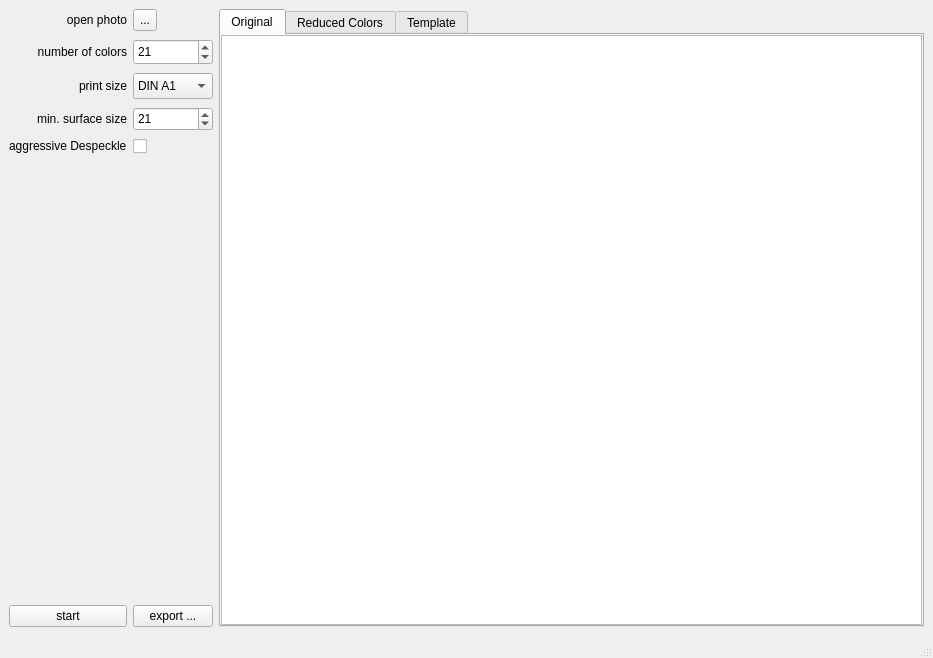
<?xml version="1.0" encoding="UTF-8"?>
<ui version="4.0">
 <class>MainWindow</class>
 <widget class="QMainWindow" name="MainWindow">
  <property name="geometry">
   <rect>
    <x>0</x>
    <y>0</y>
    <width>933</width>
    <height>658</height>
   </rect>
  </property>
  <property name="windowTitle">
   <string>Color Photo By Number</string>
  </property>
  <widget class="QWidget" name="centralwidget">
   <layout class="QGridLayout" name="gridLayout">
    <item row="0" column="1">
     <widget class="QTabWidget" name="tabWidget">
      <property name="currentIndex">
       <number>0</number>
      </property>
      <widget class="QWidget" name="tabOriginal">
       <property name="sizePolicy">
        <sizepolicy hsizetype="Expanding" vsizetype="Expanding">
         <horstretch>0</horstretch>
         <verstretch>0</verstretch>
        </sizepolicy>
       </property>
       <property name="layoutDirection">
        <enum>Qt::LeftToRight</enum>
       </property>
       <attribute name="title">
        <string>Original</string>
       </attribute>
       <layout class="QVBoxLayout" name="verticalLayout">
        <property name="leftMargin">
         <number>0</number>
        </property>
        <property name="topMargin">
         <number>0</number>
        </property>
        <property name="rightMargin">
         <number>0</number>
        </property>
        <property name="bottomMargin">
         <number>0</number>
        </property>
        <item>
         <widget class="QGraphicsView" name="graphicsViewOriginal"/>
        </item>
       </layout>
      </widget>
      <widget class="QWidget" name="tabReducedColors">
       <property name="sizePolicy">
        <sizepolicy hsizetype="Expanding" vsizetype="Expanding">
         <horstretch>0</horstretch>
         <verstretch>0</verstretch>
        </sizepolicy>
       </property>
       <attribute name="title">
        <string>Reduced Colors</string>
       </attribute>
       <layout class="QVBoxLayout" name="verticalLayout_2">
        <property name="leftMargin">
         <number>0</number>
        </property>
        <property name="topMargin">
         <number>0</number>
        </property>
        <property name="rightMargin">
         <number>0</number>
        </property>
        <property name="bottomMargin">
         <number>0</number>
        </property>
        <item>
         <widget class="QGraphicsView" name="graphicsViewReducedColors"/>
        </item>
       </layout>
      </widget>
      <widget class="QWidget" name="tabTemplate">
       <property name="sizePolicy">
        <sizepolicy hsizetype="Expanding" vsizetype="Expanding">
         <horstretch>0</horstretch>
         <verstretch>0</verstretch>
        </sizepolicy>
       </property>
       <attribute name="title">
        <string>Template</string>
       </attribute>
       <layout class="QVBoxLayout" name="verticalLayout_3">
        <property name="leftMargin">
         <number>0</number>
        </property>
        <property name="topMargin">
         <number>0</number>
        </property>
        <property name="rightMargin">
         <number>0</number>
        </property>
        <property name="bottomMargin">
         <number>0</number>
        </property>
        <item>
         <widget class="QGraphicsView" name="graphicsViewTemplate"/>
        </item>
       </layout>
      </widget>
     </widget>
    </item>
    <item row="0" column="0">
     <layout class="QHBoxLayout" name="horizontalLayout">
      <item>
       <layout class="QVBoxLayout" name="verticalLayoutLeft">
        <property name="spacing">
         <number>8</number>
        </property>
        <item>
         <widget class="QLabel" name="labelOpenPhoto">
          <property name="sizePolicy">
           <sizepolicy hsizetype="Preferred" vsizetype="Fixed">
            <horstretch>0</horstretch>
            <verstretch>0</verstretch>
           </sizepolicy>
          </property>
          <property name="minimumSize">
           <size>
            <width>0</width>
            <height>22</height>
           </size>
          </property>
          <property name="text">
           <string>open photo</string>
          </property>
          <property name="alignment">
           <set>Qt::AlignRight|Qt::AlignTrailing|Qt::AlignVCenter</set>
          </property>
         </widget>
        </item>
        <item>
         <widget class="QLabel" name="labelNumberOfColors">
          <property name="sizePolicy">
           <sizepolicy hsizetype="Preferred" vsizetype="Fixed">
            <horstretch>0</horstretch>
            <verstretch>0</verstretch>
           </sizepolicy>
          </property>
          <property name="minimumSize">
           <size>
            <width>0</width>
            <height>26</height>
           </size>
          </property>
          <property name="text">
           <string>number of colors</string>
          </property>
          <property name="alignment">
           <set>Qt::AlignRight|Qt::AlignTrailing|Qt::AlignVCenter</set>
          </property>
         </widget>
        </item>
        <item>
         <widget class="QLabel" name="labelPrintSize">
          <property name="sizePolicy">
           <sizepolicy hsizetype="Preferred" vsizetype="Fixed">
            <horstretch>0</horstretch>
            <verstretch>0</verstretch>
           </sizepolicy>
          </property>
          <property name="minimumSize">
           <size>
            <width>0</width>
            <height>26</height>
           </size>
          </property>
          <property name="text">
           <string>print size</string>
          </property>
          <property name="alignment">
           <set>Qt::AlignRight|Qt::AlignTrailing|Qt::AlignVCenter</set>
          </property>
         </widget>
        </item>
        <item>
         <widget class="QLabel" name="labelMinSurfaceSize">
          <property name="sizePolicy">
           <sizepolicy hsizetype="Preferred" vsizetype="Fixed">
            <horstretch>0</horstretch>
            <verstretch>0</verstretch>
           </sizepolicy>
          </property>
          <property name="minimumSize">
           <size>
            <width>0</width>
            <height>24</height>
           </size>
          </property>
          <property name="text">
           <string>min. surface size</string>
          </property>
          <property name="alignment">
           <set>Qt::AlignRight|Qt::AlignTrailing|Qt::AlignVCenter</set>
          </property>
         </widget>
        </item>
        <item>
         <widget class="QLabel" name="label">
          <property name="text">
           <string>aggressive Despeckle</string>
          </property>
         </widget>
        </item>
        <item>
         <spacer name="verticalSpacerLeft">
          <property name="orientation">
           <enum>Qt::Vertical</enum>
          </property>
          <property name="sizeHint" stdset="0">
           <size>
            <width>20</width>
            <height>40</height>
           </size>
          </property>
         </spacer>
        </item>
        <item>
         <widget class="QPushButton" name="pushButtonStart">
          <property name="text">
           <string>start</string>
          </property>
         </widget>
        </item>
       </layout>
      </item>
      <item>
       <layout class="QVBoxLayout" name="verticalLayoutRight">
        <property name="spacing">
         <number>8</number>
        </property>
        <item>
         <widget class="QToolButton" name="toolButtonOpenPhoto">
          <property name="minimumSize">
           <size>
            <width>0</width>
            <height>22</height>
           </size>
          </property>
          <property name="maximumSize">
           <size>
            <width>16777215</width>
            <height>22</height>
           </size>
          </property>
          <property name="text">
           <string>...</string>
          </property>
         </widget>
        </item>
        <item>
         <widget class="QSpinBox" name="spinBoxNumberOfColors">
          <property name="minimumSize">
           <size>
            <width>0</width>
            <height>26</height>
           </size>
          </property>
          <property name="maximumSize">
           <size>
            <width>16777215</width>
            <height>26</height>
           </size>
          </property>
          <property name="minimum">
           <number>1</number>
          </property>
          <property name="maximum">
           <number>100</number>
          </property>
          <property name="value">
           <number>21</number>
          </property>
         </widget>
        </item>
        <item>
         <widget class="QComboBox" name="comboBoxPrintSize">
          <property name="sizePolicy">
           <sizepolicy hsizetype="Preferred" vsizetype="Fixed">
            <horstretch>0</horstretch>
            <verstretch>0</verstretch>
           </sizepolicy>
          </property>
          <property name="minimumSize">
           <size>
            <width>0</width>
            <height>26</height>
           </size>
          </property>
          <property name="maximumSize">
           <size>
            <width>16777215</width>
            <height>26</height>
           </size>
          </property>
          <property name="currentText">
           <string>DIN A4</string>
          </property>
          <item>
           <property name="text">
            <string>DIN A1</string>
           </property>
          </item>
          <item>
           <property name="text">
            <string>DIN A2</string>
           </property>
          </item>
          <item>
           <property name="text">
            <string>DIN A3</string>
           </property>
          </item>
          <item>
           <property name="text">
            <string>DIN A4</string>
           </property>
          </item>
          <item>
           <property name="text">
            <string>DIN A5</string>
           </property>
          </item>
         </widget>
        </item>
        <item>
         <widget class="QSpinBox" name="spinBoxMinSurfaceSize">
          <property name="sizePolicy">
           <sizepolicy hsizetype="Preferred" vsizetype="Fixed">
            <horstretch>0</horstretch>
            <verstretch>0</verstretch>
           </sizepolicy>
          </property>
          <property name="minimumSize">
           <size>
            <width>0</width>
            <height>24</height>
           </size>
          </property>
          <property name="maximumSize">
           <size>
            <width>16777215</width>
            <height>24</height>
           </size>
          </property>
          <property name="minimum">
           <number>1</number>
          </property>
          <property name="maximum">
           <number>100</number>
          </property>
          <property name="value">
           <number>21</number>
          </property>
         </widget>
        </item>
        <item>
         <widget class="QCheckBox" name="checkBox">
          <property name="text">
           <string/>
          </property>
         </widget>
        </item>
        <item>
         <spacer name="verticalSpacerRight">
          <property name="orientation">
           <enum>Qt::Vertical</enum>
          </property>
          <property name="sizeHint" stdset="0">
           <size>
            <width>20</width>
            <height>40</height>
           </size>
          </property>
         </spacer>
        </item>
        <item>
         <widget class="QPushButton" name="pushButtonExport">
          <property name="text">
           <string>export ...</string>
          </property>
         </widget>
        </item>
       </layout>
      </item>
     </layout>
    </item>
   </layout>
  </widget>
  <widget class="QStatusBar" name="statusbar"/>
 </widget>
 <resources/>
 <connections/>
</ui>
